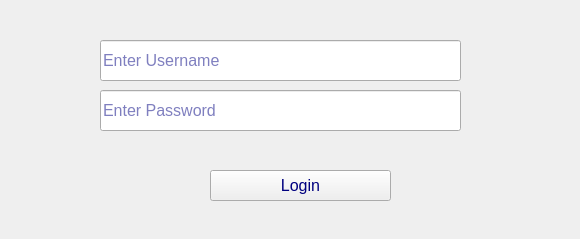
<?xml version="1.0" encoding="UTF-8"?>
<ui version="4.0">
 <class>Form</class>
 <widget class="QWidget" name="Form">
  <property name="geometry">
   <rect>
    <x>0</x>
    <y>0</y>
    <width>580</width>
    <height>239</height>
   </rect>
  </property>
  <property name="font">
   <font>
    <family>Segoe UI</family>
    <pointsize>14</pointsize>
   </font>
  </property>
  <property name="windowTitle">
   <string>Login</string>
  </property>
  <property name="windowIcon">
   <iconset>
    <normaloff>icons/authentication.png</normaloff>icons/authentication.png</iconset>
  </property>
  <property name="styleSheet">
   <string notr="true">color: rgb(0, 0, 127);</string>
  </property>
  <widget class="QPushButton" name="pushButton">
   <property name="geometry">
    <rect>
     <x>210</x>
     <y>170</y>
     <width>181</width>
     <height>31</height>
    </rect>
   </property>
   <property name="font">
    <font>
     <family>Segoe UI</family>
     <pointsize>12</pointsize>
    </font>
   </property>
   <property name="text">
    <string>Login</string>
   </property>
  </widget>
  <widget class="QLineEdit" name="lineEdit">
   <property name="geometry">
    <rect>
     <x>100</x>
     <y>40</y>
     <width>361</width>
     <height>41</height>
    </rect>
   </property>
   <property name="font">
    <font>
     <family>Segoe UI</family>
     <pointsize>12</pointsize>
    </font>
   </property>
   <property name="text">
    <string/>
   </property>
   <property name="placeholderText">
    <string>Enter Username</string>
   </property>
  </widget>
  <widget class="QLineEdit" name="lineEdit_2">
   <property name="geometry">
    <rect>
     <x>100</x>
     <y>90</y>
     <width>361</width>
     <height>41</height>
    </rect>
   </property>
   <property name="font">
    <font>
     <family>Segoe UI</family>
     <pointsize>12</pointsize>
    </font>
   </property>
   <property name="echoMode">
    <enum>QLineEdit::Password</enum>
   </property>
   <property name="placeholderText">
    <string>Enter Password</string>
   </property>
  </widget>
  <widget class="QLabel" name="label">
   <property name="geometry">
    <rect>
     <x>140</x>
     <y>140</y>
     <width>291</width>
     <height>20</height>
    </rect>
   </property>
   <property name="font">
    <font>
     <pointsize>10</pointsize>
    </font>
   </property>
   <property name="text">
    <string/>
   </property>
  </widget>
 </widget>
 <resources/>
 <connections/>
</ui>
